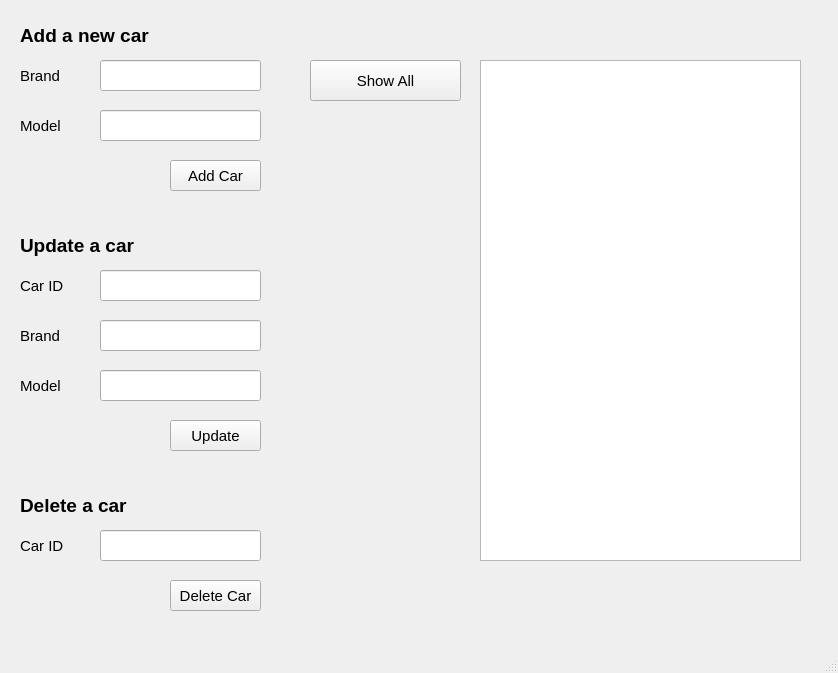
<?xml version="1.0" encoding="UTF-8"?>
<ui version="4.0">
 <class>MainWindow</class>
 <widget class="QMainWindow" name="MainWindow">
  <property name="geometry">
   <rect>
    <x>0</x>
    <y>0</y>
    <width>838</width>
    <height>673</height>
   </rect>
  </property>
  <property name="windowTitle">
   <string>MainWindow</string>
  </property>
  <widget class="QWidget" name="centralwidget">
   <widget class="QLineEdit" name="txtUpdateCarModel">
    <property name="geometry">
     <rect>
      <x>100</x>
      <y>370</y>
      <width>161</width>
      <height>31</height>
     </rect>
    </property>
    <property name="palette">
     <palette>
      <active>
       <colorrole role="WindowText">
        <brush brushstyle="SolidPattern">
         <color alpha="255">
          <red>0</red>
          <green>0</green>
          <blue>0</blue>
         </color>
        </brush>
       </colorrole>
      </active>
      <inactive>
       <colorrole role="WindowText">
        <brush brushstyle="SolidPattern">
         <color alpha="255">
          <red>0</red>
          <green>0</green>
          <blue>0</blue>
         </color>
        </brush>
       </colorrole>
      </inactive>
      <disabled/>
     </palette>
    </property>
    <property name="font">
     <font>
      <pointsize>11</pointsize>
     </font>
    </property>
   </widget>
   <widget class="QPushButton" name="btnGetAll">
    <property name="geometry">
     <rect>
      <x>310</x>
      <y>60</y>
      <width>151</width>
      <height>41</height>
     </rect>
    </property>
    <property name="palette">
     <palette>
      <active>
       <colorrole role="WindowText">
        <brush brushstyle="SolidPattern">
         <color alpha="255">
          <red>0</red>
          <green>0</green>
          <blue>0</blue>
         </color>
        </brush>
       </colorrole>
      </active>
      <inactive>
       <colorrole role="WindowText">
        <brush brushstyle="SolidPattern">
         <color alpha="255">
          <red>0</red>
          <green>0</green>
          <blue>0</blue>
         </color>
        </brush>
       </colorrole>
      </inactive>
      <disabled/>
     </palette>
    </property>
    <property name="font">
     <font>
      <pointsize>11</pointsize>
     </font>
    </property>
    <property name="text">
     <string>Show All</string>
    </property>
   </widget>
   <widget class="QLineEdit" name="txtDeleteCarId">
    <property name="geometry">
     <rect>
      <x>100</x>
      <y>530</y>
      <width>161</width>
      <height>31</height>
     </rect>
    </property>
    <property name="palette">
     <palette>
      <active>
       <colorrole role="WindowText">
        <brush brushstyle="SolidPattern">
         <color alpha="255">
          <red>0</red>
          <green>0</green>
          <blue>0</blue>
         </color>
        </brush>
       </colorrole>
      </active>
      <inactive>
       <colorrole role="WindowText">
        <brush brushstyle="SolidPattern">
         <color alpha="255">
          <red>0</red>
          <green>0</green>
          <blue>0</blue>
         </color>
        </brush>
       </colorrole>
      </inactive>
      <disabled/>
     </palette>
    </property>
    <property name="font">
     <font>
      <pointsize>11</pointsize>
     </font>
    </property>
   </widget>
   <widget class="QPushButton" name="btnAddCar">
    <property name="geometry">
     <rect>
      <x>170</x>
      <y>160</y>
      <width>91</width>
      <height>31</height>
     </rect>
    </property>
    <property name="palette">
     <palette>
      <active>
       <colorrole role="WindowText">
        <brush brushstyle="SolidPattern">
         <color alpha="255">
          <red>0</red>
          <green>0</green>
          <blue>0</blue>
         </color>
        </brush>
       </colorrole>
      </active>
      <inactive>
       <colorrole role="WindowText">
        <brush brushstyle="SolidPattern">
         <color alpha="255">
          <red>0</red>
          <green>0</green>
          <blue>0</blue>
         </color>
        </brush>
       </colorrole>
      </inactive>
      <disabled/>
     </palette>
    </property>
    <property name="font">
     <font>
      <pointsize>11</pointsize>
     </font>
    </property>
    <property name="text">
     <string>Add Car</string>
    </property>
   </widget>
   <widget class="QLabel" name="label_5">
    <property name="geometry">
     <rect>
      <x>20</x>
      <y>110</y>
      <width>61</width>
      <height>31</height>
     </rect>
    </property>
    <property name="palette">
     <palette>
      <active>
       <colorrole role="WindowText">
        <brush brushstyle="SolidPattern">
         <color alpha="255">
          <red>0</red>
          <green>0</green>
          <blue>0</blue>
         </color>
        </brush>
       </colorrole>
      </active>
      <inactive>
       <colorrole role="WindowText">
        <brush brushstyle="SolidPattern">
         <color alpha="255">
          <red>0</red>
          <green>0</green>
          <blue>0</blue>
         </color>
        </brush>
       </colorrole>
      </inactive>
      <disabled/>
     </palette>
    </property>
    <property name="font">
     <font>
      <pointsize>11</pointsize>
     </font>
    </property>
    <property name="text">
     <string>Model</string>
    </property>
   </widget>
   <widget class="QLabel" name="label_2">
    <property name="geometry">
     <rect>
      <x>20</x>
      <y>320</y>
      <width>61</width>
      <height>31</height>
     </rect>
    </property>
    <property name="palette">
     <palette>
      <active>
       <colorrole role="WindowText">
        <brush brushstyle="SolidPattern">
         <color alpha="255">
          <red>0</red>
          <green>0</green>
          <blue>0</blue>
         </color>
        </brush>
       </colorrole>
      </active>
      <inactive>
       <colorrole role="WindowText">
        <brush brushstyle="SolidPattern">
         <color alpha="255">
          <red>0</red>
          <green>0</green>
          <blue>0</blue>
         </color>
        </brush>
       </colorrole>
      </inactive>
      <disabled/>
     </palette>
    </property>
    <property name="font">
     <font>
      <pointsize>11</pointsize>
     </font>
    </property>
    <property name="text">
     <string>Brand</string>
    </property>
   </widget>
   <widget class="QLabel" name="label_9">
    <property name="geometry">
     <rect>
      <x>20</x>
      <y>490</y>
      <width>151</width>
      <height>31</height>
     </rect>
    </property>
    <property name="palette">
     <palette>
      <active>
       <colorrole role="WindowText">
        <brush brushstyle="SolidPattern">
         <color alpha="255">
          <red>0</red>
          <green>0</green>
          <blue>0</blue>
         </color>
        </brush>
       </colorrole>
      </active>
      <inactive>
       <colorrole role="WindowText">
        <brush brushstyle="SolidPattern">
         <color alpha="255">
          <red>0</red>
          <green>0</green>
          <blue>0</blue>
         </color>
        </brush>
       </colorrole>
      </inactive>
      <disabled/>
     </palette>
    </property>
    <property name="font">
     <font>
      <pointsize>14</pointsize>
      <bold>true</bold>
      <underline>false</underline>
      <strikeout>false</strikeout>
     </font>
    </property>
    <property name="text">
     <string>Delete a car</string>
    </property>
   </widget>
   <widget class="QPushButton" name="btnDeleteCar">
    <property name="geometry">
     <rect>
      <x>170</x>
      <y>580</y>
      <width>91</width>
      <height>31</height>
     </rect>
    </property>
    <property name="palette">
     <palette>
      <active>
       <colorrole role="WindowText">
        <brush brushstyle="SolidPattern">
         <color alpha="255">
          <red>0</red>
          <green>0</green>
          <blue>0</blue>
         </color>
        </brush>
       </colorrole>
      </active>
      <inactive>
       <colorrole role="WindowText">
        <brush brushstyle="SolidPattern">
         <color alpha="255">
          <red>0</red>
          <green>0</green>
          <blue>0</blue>
         </color>
        </brush>
       </colorrole>
      </inactive>
      <disabled/>
     </palette>
    </property>
    <property name="font">
     <font>
      <pointsize>11</pointsize>
     </font>
    </property>
    <property name="text">
     <string>Delete Car</string>
    </property>
   </widget>
   <widget class="QLineEdit" name="txtAddCarBrand">
    <property name="geometry">
     <rect>
      <x>100</x>
      <y>60</y>
      <width>161</width>
      <height>31</height>
     </rect>
    </property>
    <property name="palette">
     <palette>
      <active>
       <colorrole role="WindowText">
        <brush brushstyle="SolidPattern">
         <color alpha="255">
          <red>0</red>
          <green>0</green>
          <blue>0</blue>
         </color>
        </brush>
       </colorrole>
      </active>
      <inactive>
       <colorrole role="WindowText">
        <brush brushstyle="SolidPattern">
         <color alpha="255">
          <red>0</red>
          <green>0</green>
          <blue>0</blue>
         </color>
        </brush>
       </colorrole>
      </inactive>
      <disabled/>
     </palette>
    </property>
    <property name="font">
     <font>
      <pointsize>11</pointsize>
     </font>
    </property>
   </widget>
   <widget class="QLabel" name="label_8">
    <property name="geometry">
     <rect>
      <x>20</x>
      <y>230</y>
      <width>141</width>
      <height>31</height>
     </rect>
    </property>
    <property name="palette">
     <palette>
      <active>
       <colorrole role="WindowText">
        <brush brushstyle="SolidPattern">
         <color alpha="255">
          <red>0</red>
          <green>0</green>
          <blue>0</blue>
         </color>
        </brush>
       </colorrole>
      </active>
      <inactive>
       <colorrole role="WindowText">
        <brush brushstyle="SolidPattern">
         <color alpha="255">
          <red>0</red>
          <green>0</green>
          <blue>0</blue>
         </color>
        </brush>
       </colorrole>
      </inactive>
      <disabled/>
     </palette>
    </property>
    <property name="font">
     <font>
      <pointsize>14</pointsize>
      <bold>true</bold>
      <underline>false</underline>
      <strikeout>false</strikeout>
     </font>
    </property>
    <property name="text">
     <string>Update a car</string>
    </property>
   </widget>
   <widget class="QLabel" name="label">
    <property name="geometry">
     <rect>
      <x>20</x>
      <y>270</y>
      <width>61</width>
      <height>31</height>
     </rect>
    </property>
    <property name="palette">
     <palette>
      <active>
       <colorrole role="WindowText">
        <brush brushstyle="SolidPattern">
         <color alpha="255">
          <red>0</red>
          <green>0</green>
          <blue>0</blue>
         </color>
        </brush>
       </colorrole>
      </active>
      <inactive>
       <colorrole role="WindowText">
        <brush brushstyle="SolidPattern">
         <color alpha="255">
          <red>0</red>
          <green>0</green>
          <blue>0</blue>
         </color>
        </brush>
       </colorrole>
      </inactive>
      <disabled/>
     </palette>
    </property>
    <property name="font">
     <font>
      <pointsize>11</pointsize>
     </font>
    </property>
    <property name="text">
     <string>Car ID</string>
    </property>
   </widget>
   <widget class="QLabel" name="label_7">
    <property name="geometry">
     <rect>
      <x>20</x>
      <y>20</y>
      <width>151</width>
      <height>31</height>
     </rect>
    </property>
    <property name="palette">
     <palette>
      <active>
       <colorrole role="WindowText">
        <brush brushstyle="SolidPattern">
         <color alpha="255">
          <red>0</red>
          <green>0</green>
          <blue>0</blue>
         </color>
        </brush>
       </colorrole>
      </active>
      <inactive>
       <colorrole role="WindowText">
        <brush brushstyle="SolidPattern">
         <color alpha="255">
          <red>0</red>
          <green>0</green>
          <blue>0</blue>
         </color>
        </brush>
       </colorrole>
      </inactive>
      <disabled/>
     </palette>
    </property>
    <property name="font">
     <font>
      <pointsize>14</pointsize>
      <bold>true</bold>
      <underline>false</underline>
      <strikeout>false</strikeout>
     </font>
    </property>
    <property name="text">
     <string>Add a new car</string>
    </property>
   </widget>
   <widget class="QLineEdit" name="txtUpdateCarBrand">
    <property name="geometry">
     <rect>
      <x>100</x>
      <y>320</y>
      <width>161</width>
      <height>31</height>
     </rect>
    </property>
    <property name="palette">
     <palette>
      <active>
       <colorrole role="WindowText">
        <brush brushstyle="SolidPattern">
         <color alpha="255">
          <red>0</red>
          <green>0</green>
          <blue>0</blue>
         </color>
        </brush>
       </colorrole>
      </active>
      <inactive>
       <colorrole role="WindowText">
        <brush brushstyle="SolidPattern">
         <color alpha="255">
          <red>0</red>
          <green>0</green>
          <blue>0</blue>
         </color>
        </brush>
       </colorrole>
      </inactive>
      <disabled/>
     </palette>
    </property>
    <property name="font">
     <font>
      <pointsize>11</pointsize>
     </font>
    </property>
   </widget>
   <widget class="QLabel" name="label_4">
    <property name="geometry">
     <rect>
      <x>20</x>
      <y>60</y>
      <width>61</width>
      <height>31</height>
     </rect>
    </property>
    <property name="palette">
     <palette>
      <active>
       <colorrole role="WindowText">
        <brush brushstyle="SolidPattern">
         <color alpha="255">
          <red>0</red>
          <green>0</green>
          <blue>0</blue>
         </color>
        </brush>
       </colorrole>
      </active>
      <inactive>
       <colorrole role="WindowText">
        <brush brushstyle="SolidPattern">
         <color alpha="255">
          <red>0</red>
          <green>0</green>
          <blue>0</blue>
         </color>
        </brush>
       </colorrole>
      </inactive>
      <disabled/>
     </palette>
    </property>
    <property name="font">
     <font>
      <pointsize>11</pointsize>
     </font>
    </property>
    <property name="text">
     <string>Brand</string>
    </property>
   </widget>
   <widget class="QLabel" name="label_3">
    <property name="geometry">
     <rect>
      <x>20</x>
      <y>370</y>
      <width>61</width>
      <height>31</height>
     </rect>
    </property>
    <property name="palette">
     <palette>
      <active>
       <colorrole role="WindowText">
        <brush brushstyle="SolidPattern">
         <color alpha="255">
          <red>0</red>
          <green>0</green>
          <blue>0</blue>
         </color>
        </brush>
       </colorrole>
      </active>
      <inactive>
       <colorrole role="WindowText">
        <brush brushstyle="SolidPattern">
         <color alpha="255">
          <red>0</red>
          <green>0</green>
          <blue>0</blue>
         </color>
        </brush>
       </colorrole>
      </inactive>
      <disabled/>
     </palette>
    </property>
    <property name="font">
     <font>
      <pointsize>11</pointsize>
     </font>
    </property>
    <property name="text">
     <string>Model</string>
    </property>
   </widget>
   <widget class="QLineEdit" name="txtUpdateCarId">
    <property name="geometry">
     <rect>
      <x>100</x>
      <y>270</y>
      <width>161</width>
      <height>31</height>
     </rect>
    </property>
    <property name="palette">
     <palette>
      <active>
       <colorrole role="WindowText">
        <brush brushstyle="SolidPattern">
         <color alpha="255">
          <red>0</red>
          <green>0</green>
          <blue>0</blue>
         </color>
        </brush>
       </colorrole>
      </active>
      <inactive>
       <colorrole role="WindowText">
        <brush brushstyle="SolidPattern">
         <color alpha="255">
          <red>0</red>
          <green>0</green>
          <blue>0</blue>
         </color>
        </brush>
       </colorrole>
      </inactive>
      <disabled/>
     </palette>
    </property>
    <property name="font">
     <font>
      <pointsize>11</pointsize>
     </font>
    </property>
   </widget>
   <widget class="QPushButton" name="btnUpdateCar">
    <property name="geometry">
     <rect>
      <x>170</x>
      <y>420</y>
      <width>91</width>
      <height>31</height>
     </rect>
    </property>
    <property name="palette">
     <palette>
      <active>
       <colorrole role="WindowText">
        <brush brushstyle="SolidPattern">
         <color alpha="255">
          <red>0</red>
          <green>0</green>
          <blue>0</blue>
         </color>
        </brush>
       </colorrole>
      </active>
      <inactive>
       <colorrole role="WindowText">
        <brush brushstyle="SolidPattern">
         <color alpha="255">
          <red>0</red>
          <green>0</green>
          <blue>0</blue>
         </color>
        </brush>
       </colorrole>
      </inactive>
      <disabled/>
     </palette>
    </property>
    <property name="font">
     <font>
      <pointsize>11</pointsize>
     </font>
    </property>
    <property name="text">
     <string>Update</string>
    </property>
   </widget>
   <widget class="QLineEdit" name="txtAddCarModel">
    <property name="geometry">
     <rect>
      <x>100</x>
      <y>110</y>
      <width>161</width>
      <height>31</height>
     </rect>
    </property>
    <property name="palette">
     <palette>
      <active>
       <colorrole role="WindowText">
        <brush brushstyle="SolidPattern">
         <color alpha="255">
          <red>0</red>
          <green>0</green>
          <blue>0</blue>
         </color>
        </brush>
       </colorrole>
      </active>
      <inactive>
       <colorrole role="WindowText">
        <brush brushstyle="SolidPattern">
         <color alpha="255">
          <red>0</red>
          <green>0</green>
          <blue>0</blue>
         </color>
        </brush>
       </colorrole>
      </inactive>
      <disabled/>
     </palette>
    </property>
    <property name="font">
     <font>
      <pointsize>11</pointsize>
     </font>
    </property>
   </widget>
   <widget class="QTableView" name="tableCar">
    <property name="geometry">
     <rect>
      <x>480</x>
      <y>60</y>
      <width>321</width>
      <height>501</height>
     </rect>
    </property>
    <property name="palette">
     <palette>
      <active>
       <colorrole role="WindowText">
        <brush brushstyle="SolidPattern">
         <color alpha="255">
          <red>0</red>
          <green>0</green>
          <blue>0</blue>
         </color>
        </brush>
       </colorrole>
      </active>
      <inactive>
       <colorrole role="WindowText">
        <brush brushstyle="SolidPattern">
         <color alpha="255">
          <red>0</red>
          <green>0</green>
          <blue>0</blue>
         </color>
        </brush>
       </colorrole>
      </inactive>
      <disabled/>
     </palette>
    </property>
   </widget>
   <widget class="QLabel" name="label_6">
    <property name="geometry">
     <rect>
      <x>20</x>
      <y>530</y>
      <width>61</width>
      <height>31</height>
     </rect>
    </property>
    <property name="palette">
     <palette>
      <active>
       <colorrole role="WindowText">
        <brush brushstyle="SolidPattern">
         <color alpha="255">
          <red>0</red>
          <green>0</green>
          <blue>0</blue>
         </color>
        </brush>
       </colorrole>
      </active>
      <inactive>
       <colorrole role="WindowText">
        <brush brushstyle="SolidPattern">
         <color alpha="255">
          <red>0</red>
          <green>0</green>
          <blue>0</blue>
         </color>
        </brush>
       </colorrole>
      </inactive>
      <disabled/>
     </palette>
    </property>
    <property name="font">
     <font>
      <pointsize>11</pointsize>
     </font>
    </property>
    <property name="text">
     <string>Car ID</string>
    </property>
   </widget>
  </widget>
  <widget class="QMenuBar" name="menubar">
   <property name="geometry">
    <rect>
     <x>0</x>
     <y>0</y>
     <width>838</width>
     <height>21</height>
    </rect>
   </property>
  </widget>
  <widget class="QStatusBar" name="statusbar"/>
 </widget>
 <resources/>
 <connections/>
</ui>
